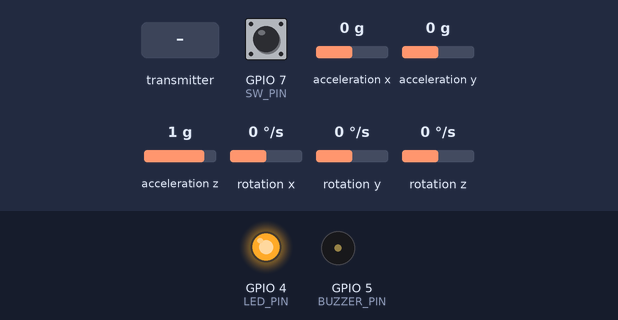
The sketch below on a simulated ESP32-S3. Parts: output pins drawn as LEDs (lit = HIGH), buzzer (waves = sounding). Wiring (inferred from the names in the program): MPU-6050 motion sensor at I2C address 0x68. The test bench sets the inputs (shaded band); at power-on: GPIO 7 (SW_PIN) HIGH, acceleration x 0 g, acceleration y 0 g, acceleration z 1 g, rotation x 0 °/s, rotation y 0 °/s, rotation z 0 °/s. What the sketch prints to the serial monitor is not drawn.

Above: at 1.2 s.
1.3 s: the transmitter starts sending buzzer = 64
At 2.7 s:
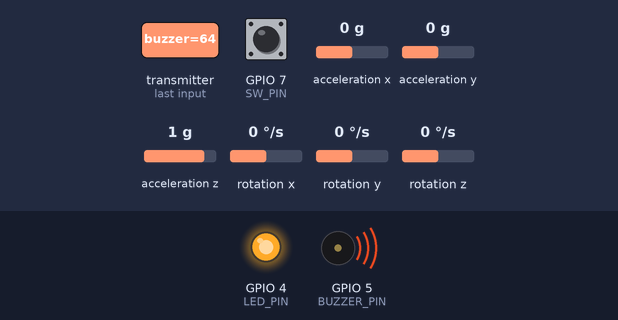
Timing chart, 0 to 9.3 s (numbered marks = the images above; inputs shaded):
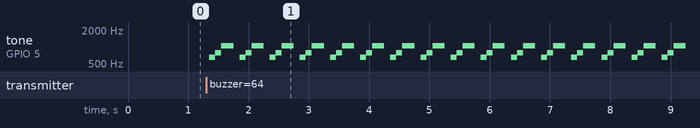

Measured:
- after the input at 1.3 s, tone on GPIO 5 (BUZZER_PIN): silent → 659 Hz after 0.05 s, then repeats every 0.50 s: 784 Hz 0.10 s, 1047 Hz 0.20 s, silent 0.10 s, 659 Hz 0.10 s

The sketch:

Device_Communication.ino
```cpp
//Slave側
//M5StampのMacアドレス:34:b7:da:f2:2a:8c

#include"ESPNowEz.h"
#include "MovingAverage.h"
#include <Wire.h>

#define MPU6050_ADDR 0x68
#define MPU6050_AX  0x3B
#define MPU6050_AY  0x3D
#define MPU6050_AZ  0x3F
#define MPU6050_TP  0x41    //  data not used
#define MPU6050_GX  0x43
#define MPU6050_GY  0x45
#define MPU6050_GZ  0x47
#define LED_PIN 4
#define BUZZER_PIN 5
#define SW_PIN 7
#define DELAY_TIME 10
#define LONG_PRESS 1000

const int maN = 50;

short int AccX, AccY, AccZ;
short int Temp;
short int GyroX, GyroY, GyroZ;

CESPNowEZ espnow(1);

ESPNOW_Con2DevData Controllerdata;
ESPNOW_Dev2ConData DeviceData;
MovingAverage ma(maN);

uint8_t ControllerAddress[] = {0x10, 0x51, 0xdb, 0x1a, 0xc0, 0xfc};

int deviceflag;

void OnDataReceived(const esp_now_recv_info* info, const uint8_t* data, int data_len)
{
  memcpy(&Controllerdata, data, data_len);
  deviceflag = 1;

  if(Controllerdata.buzzer)
  {
    Sound_Buzzer(BUZZER_PIN);
  }

}

//ボタンが長押しされたかどうかを判別する関数
int Device_button(int pin)
{
  static bool Was_pressed = false;
  static unsigned long Press_time = 0;

  bool Is_pressed = (digitalRead(pin) == HIGH);

  if(Is_pressed && !Was_pressed)
  {
    Press_time = millis();
    Was_pressed = true;

    return 0;
  }

  if(Is_pressed && Was_pressed)
  {
    return 0;
  }

  if(!Is_pressed && Was_pressed)
  {
    unsigned long Press_duration = millis() - Press_time;
    Was_pressed = false;

    if(Press_duration >= LONG_PRESS)
    {
      return 2;
    }
    else
    {
      return 1;
    }
  }

  return 0;

}

int Measure_Speed()
{
  Wire.beginTransmission(MPU6050_ADDR);
  Wire.write(MPU6050_AX);
  Wire.endTransmission();

  Wire.requestFrom(MPU6050_ADDR, 14);

  AccX = Wire.read() << 8;  AccX |= Wire.read();
  AccY = Wire.read() << 8;  AccY |= Wire.read();
  AccZ = Wire.read() << 8;  AccZ |= Wire.read();
  Temp = Wire.read() << 8;  Temp |= Wire.read();  //  (Temp-12421)/340.0 [degC]
  GyroX = Wire.read() << 8; GyroX |= Wire.read();
  GyroY = Wire.read() << 8; GyroY |= Wire.read();
  GyroZ = Wire.read() << 8; GyroZ |= Wire.read();

  int AccX_ma = ma.Add(AccX);

  return AccX_ma;
}

void Sound_Buzzer(int pin)
{
  int notes[] = {659, 784, 1047};  // ミ → ソ → 高ド
  int times[] = {100, 100, 200};

  int count = 0;

  for (int i = 0; i < 3; i++) {
    if(count > 3)
    {
      break;
    }
    tone(pin, notes[i]);
    delay(times[i]);

    count++;
  }
  noTone(pin);
}

void setup() {
  // put your setup code here, to run once:
  espnow.Initialize(OnDataReceived);

  espnow.SetControllerMacAddr(ControllerAddress);

  pinMode(LED_PIN, OUTPUT);
  pinMode(BUZZER_PIN, OUTPUT);
  pinMode(SW_PIN, INPUT_PULLUP);

  Serial.begin(115200);

  Wire.begin();

  Wire.beginTransmission(MPU6050_ADDR);
  Wire.write(0x6B);
  Wire.write(0);
  Wire.endTransmission();
}

void loop() {
  // put your main code here, to run repeatedly:
  digitalWrite(LED_PIN, HIGH);

  DeviceData.id = espnow.ID();

  int Value = Measure_Speed();
  int Button_result = Device_button(SW_PIN);

  sprintf(DeviceData.datas, "S%+06dE%d", Value, Button_result);
  Serial.println(DeviceData.datas);
  espnow.Send(&DeviceData, sizeof(DeviceData));

  //if(Button_result > 0)Serial.println(Button_result);

  delay(DELAY_TIME);
}
```

ESPNOW_SendData.h
```cpp
// 送信するデータ形式（構造体）を定義
// このファイルはESPNowEz.hと同一フォルダにあること
// ArduinoIDEではスケッチファイルより上位の階層にあるファイルはincludeできない制約があるため、ここで定義
// 一意であるべき定義が書かれたファイルが通信対象のスケッチがある場所にコピーされるが、現状ではやむを得ず

// プロジェクトごとに必要な構造体を作る
// Device側が複数存在する場合は、idを含めておくことを推奨

#ifndef __ESPNOW_SEND_DATA_H_
#define __ESPNOW_SEND_DATA_H_

// この例ではデバイスからコントローラーに、
//   uint8_t型のid ※絶対に必要
//   uint8_t型のsw
// の2バイトを送る
typedef struct struct_esp_now_d2c_data {
    uint8_t id; // 必ず被らないこと
    char datas[11];
} ESPNOW_Dev2ConData;

// この例ではコントローラーからデバイスに、
//   uint8_t型のid ※絶対に必要
//   uint8_t型のled[3]
//   int16_t型のscore
// の6バイトを送る
typedef struct struct_esp_now_c2d_data {
    uint8_t id; // 必ず被らないこと
    uint8_t start;
    uint8_t buzzer;
} ESPNOW_Con2DevData;

#endif
```

ESPNowEz.cpp
```cpp
// ESPNowを簡単に使うクラス
// 20250313Ver.（Ver.2）
//
// 使い方
// インスタンス作成時にIDを指定、IDはコントローラは0、デバイスは1以上で重複なし
// 詳細はサンプルを見る
//
// V1→V2
// ヘッダに#include <esp_mac.h>を追加、いつからかビルドが通らなくなっていた、おそらくライブラリの更新によるもの


#include "ESPNowEz.h"

CESPNowEZ::CESPNowEZ(uint8_t id)
{
  id_ = id;
  deviceId_ = 0;

  for(int i = 0; i < MAC_ADDR_LEN; i++){
    ownMacAddr_[i] = 0;
    controllerMacAddr_[i] = 0;
  }
  esp_read_mac(ownMacAddr_, ESP_MAC_WIFI_STA); // これがBASEアドレス

  sprintf(ownMacAddrChar_, "%02x:%02x:%02x:%02x:%02x:%02x", ownMacAddr_[0], ownMacAddr_[1], ownMacAddr_[2], ownMacAddr_[3], ownMacAddr_[4], ownMacAddr_[5]);
}

uint8_t CESPNowEZ::Initialize(esp_now_recv_cb_t funcRecv, esp_now_send_cb_t funcSent)
{
  WiFi.mode(WIFI_STA);

  // ESP_OK : succeed
  // ESP_ERR_ESPNOW_INTERNAL : internal error
  esp_err_t initErr = esp_now_init();

  if(initErr != ESP_OK){
    return ERR_INITIALIZE_FAIL;
  }

  uint8_t err = 0;

  // 受信用コールバック関数の登録
  if(funcRecv != nullptr)
  {
    // ESP_OK : succeed
    // ESP_ERR_ESPNOW_NOT_INIT : ESPNOW is not initialized
    // ESP_ERR_ESPNOW_INTERNAL : internal error
    if(esp_now_register_recv_cb(esp_now_recv_cb_t(funcRecv)) != ESP_OK)
    {
      err |= ERR_RECV_CALLBACK_REGISTER_FAIL;
    }
  }

  // 送信用コールバック関数の登録
  if(funcSent != nullptr)
  {
    // ESP_OK : succeed
    // ESP_ERR_ESPNOW_NOT_INIT : ESPNOW is not initialized
    // ESP_ERR_ESPNOW_INTERNAL : internal error
    if(esp_now_register_send_cb(esp_now_send_cb_t(funcSent)) != ESP_OK)
    {
      err |= ERR_SEND_CALLBACK_REGISTER_FAIL;
    }
  }

  return err;
}

// 動作はSetControllerMacAddr(const uint8_t* macAddr)を見てね
esp_err_t CESPNowEZ::SetControllerMacAddr(uint8_t macAddr0, uint8_t macAddr1, uint8_t macAddr2, uint8_t macAddr3, uint8_t macAddr4, uint8_t macAddr5)
{
  uint8_t tmp[MAC_ADDR_LEN] = {macAddr0, macAddr1, macAddr2, macAddr3, macAddr4, macAddr5};
  return SetControllerMacAddr(tmp);
}

esp_err_t CESPNowEZ::SetControllerMacAddr(const uint8_t* macAddr)
{
  esp_now_peer_info_t peerInfo = {};

  memcpy(controllerMacAddr_, macAddr, MAC_ADDR_LEN);
  memcpy(peerInfo.peer_addr, macAddr, MAC_ADDR_LEN);
  peerInfo.channel = ESPNOW_CHANNEL;
  peerInfo.encrypt = false; // 暗号化はしない

  // ESP_OK : succeed
  // ESP_ERR_ESPNOW_NOT_INIT : ESPNOW is not initialized
  // ESP_ERR_ESPNOW_ARG : invalid argument
  // ESP_ERR_ESPNOW_FULL : peer list is full
  // ESP_ERR_ESPNOW_NO_MEM : out of memory
  // ESP_ERR_ESPNOW_EXIST : peer has existed
  return esp_now_add_peer(&peerInfo);
}

esp_err_t CESPNowEZ::SetDeviceMacAddr(uint8_t macAddr0, uint8_t macAddr1, uint8_t macAddr2, uint8_t macAddr3, uint8_t macAddr4, uint8_t macAddr5)
{
  uint8_t tmp[MAC_ADDR_LEN] = {macAddr0, macAddr1, macAddr2, macAddr3, macAddr4, macAddr5};
  return SetDeviceMacAddr(tmp);
}

esp_err_t CESPNowEZ::SetDeviceMacAddr(const uint8_t* macAddr)
{
  if(deviceId_ >= MAX_ESPNOW_DEVICE_NUM)
  {
    return ESP_ERR_ESPNOW_NO_MEM; // 20個より多く登録しようとする場合はこのエラーを返すのが良いだろう
  }

  esp_now_peer_info_t peerInfo = {};

  memcpy(deviceMacAddr_[deviceId_], macAddr, MAC_ADDR_LEN);
  memcpy(peerInfo.peer_addr, macAddr, MAC_ADDR_LEN);

  peerInfo.channel = ESPNOW_CHANNEL;
  peerInfo.encrypt = false; // 暗号化はしない

  // ESP_OK : succeed
  // ESP_ERR_ESPNOW_NOT_INIT : ESPNOW is not initialized
  // ESP_ERR_ESPNOW_ARG : invalid argument
  // ESP_ERR_ESPNOW_FULL : peer list is full
  // ESP_ERR_ESPNOW_NO_MEM : out of memory
  // ESP_ERR_ESPNOW_EXIST : peer has existed

  esp_err_t err = esp_now_add_peer(&peerInfo);
  if(err == ESP_OK)
  {
    deviceId_++;
  }

  return err;
}

esp_err_t CESPNowEZ::Send(ESPNOW_Dev2ConData* data, int dataSize)
{
  // ESP_OK : succeed
  // ESP_ERR_ESPNOW_NOT_INIT : ESPNOW is not initialized
  // ESP_ERR_ESPNOW_ARG : invalid argument
  // ESP_ERR_ESPNOW_INTERNAL : internal error
  // ESP_ERR_ESPNOW_NO_MEM : out of memory, when this happens, you can delay a while before sending the next data
  // ESP_ERR_ESPNOW_NOT_FOUND : peer is not found
  // ESP_ERR_ESPNOW_IF : current Wi-Fi interface doesn't match that of peer
  // ESP_ERR_ESPNOW_CHAN: current Wi-Fi channel doesn't match that of peer
  // ※ ESP_ERR_ESPNOW_CHANは公式ドキュメントに載っているがビルドするとnot declaredになる（20240819時点）
  return esp_now_send(controllerMacAddr_, (uint8_t *) data, dataSize);
}

esp_err_t CESPNowEZ::Send(uint8_t id, ESPNOW_Con2DevData* data, int dataSize)
{
  int index = id - 1;
  if(index >= 0 && index < MAX_ESPNOW_DEVICE_NUM )
  {
    return esp_now_send(deviceMacAddr_[index], (uint8_t *) data, dataSize);
  }
  else
  {
    return ESP_ERR_ESPNOW_INTERNAL;
  }
}
```

ESPNowEz.h
```cpp
// ESPNowを簡単に使うクラス
// 20250313Ver.（Ver.2）
//
// 使い方
// インスタンス作成時にIDを指定、IDはコントローラは0、デバイスは1以上で重複なし
// 詳細はサンプルを見る
//
// V1→V2
// ヘッダに#include <esp_mac.h>を追加、いつからかビルドが通らなくなっていた、おそらくライブラリの更新によるもの
// MAX_DEVICE_NUMマクロをMAX_ESPNOW_DEVICE_NUMにリネーム


#ifndef __ESPNOWEZ_H_

#define __ESPNOWEZ_H_

#include <esp_mac.h>
#include <esp_now.h>
#include <WiFi.h>

#include "ESPNOW_SendData.h"

#define ESPNOW_CHANNEL 0

#define ERR_INITIALIZE_FAIL 1
#define ERR_RECV_CALLBACK_REGISTER_FAIL 2
#define ERR_SEND_CALLBACK_REGISTER_FAIL 4

#define MAX_ESPNOW_DEVICE_NUM 20

#define MAC_ADDR_LEN 6
#define OWN_MAC_ADDR_CHAR_LEN 18

class CESPNowEZ
{
  uint8_t id_;
  uint8_t deviceId_; // デバイス用のID、デバイスに送信しない場合は使わない

  uint8_t controllerMacAddr_[MAC_ADDR_LEN];
  uint8_t ownMacAddr_[MAC_ADDR_LEN];

  uint8_t deviceMacAddr_[MAX_ESPNOW_DEVICE_NUM][MAC_ADDR_LEN];

  char ownMacAddrChar_[OWN_MAC_ADDR_CHAR_LEN]; // xx:xx:xx:xx:xx:xx

public:
  CESPNowEZ(uint8_t id);

  uint8_t Initialize(esp_now_recv_cb_t funcRecv, esp_now_send_cb_t funcSent = nullptr);

  const char* GetMacAddrChar() { return ownMacAddrChar_; };
  int ID() { return id_; };

  esp_err_t SetControllerMacAddr(uint8_t macAddr0, uint8_t macAddr1, uint8_t macAddr2, uint8_t macAddr3, uint8_t macAddr4, uint8_t macAddr5);
  esp_err_t SetControllerMacAddr(const uint8_t* macAddr);

  // 登録順に1、2、3、…とidが割り当てられる
  esp_err_t SetDeviceMacAddr(uint8_t macAddr0, uint8_t macAddr1, uint8_t macAddr2, uint8_t macAddr3, uint8_t macAddr4, uint8_t macAddr5);
  esp_err_t SetDeviceMacAddr(const uint8_t* macAddr);

  esp_err_t Send(ESPNOW_Dev2ConData* data, int dataSize);
  esp_err_t Send(uint8_t id, ESPNOW_Con2DevData* data, int dataSize);

};

#endif
```

MovingAverage.cpp
```cpp
// 移動平均クラス
// 20241015Ver.
// 使い方
// インスタンス作成時に移動平均の点数を与える
//   MovingAverage ma(50); // 50点で移動平均
// 移動平均をかける対象データ（例：input）をAdd関数に渡せば平滑化された値が戻される。
//   double result = ma.Add(input);
// 解放作業は不要

#include "MovingAverage.h"
#include <new>

MovingAverage::MovingAverage(int n)
{
	buffer = new(std::nothrow) double[n];
	if (buffer)
	{
		for (int i = 0; i < n; i++)
			buffer[i] = 0;
	}

	this->n = n;
	mostOldIndex = 0;
	sum = 0;
}

MovingAverage::~MovingAverage()
{
	if (buffer)
		delete[] buffer;
}

double MovingAverage::Add(double data)
{
	if (buffer)
	{
		sum -= buffer[mostOldIndex];
		sum += data;

		buffer[mostOldIndex] = data;
		mostOldIndex++;
		if (mostOldIndex == n)
			mostOldIndex = 0;

		auto value = sum / n;

		return value;
	}
	else
		return 0;
}
```

MovingAverage.h
```cpp
// 移動平均クラス
// 20241015Ver.
// 使い方
// インスタンス作成時に移動平均の点数を与える
//   MovingAverage ma(50); // 50点で移動平均
// 移動平均をかける対象データ（例：input）をAdd関数に渡せば平滑化された値が戻される。
//   double result = ma.Add(input);
// 解放作業は不要

#ifndef __MOVINGAVERAGE_H_
#define __MOVINGAVERAGE_H_

class MovingAverage
{
	double* buffer;
	double sum;
	int n;
	int mostOldIndex;
public:
	MovingAverage(int n);
	~MovingAverage();

	bool CheckBuffer() { return buffer ? true : false; };
	int GetN() { return n; };
	double Add(double data);
};

#endif
```
